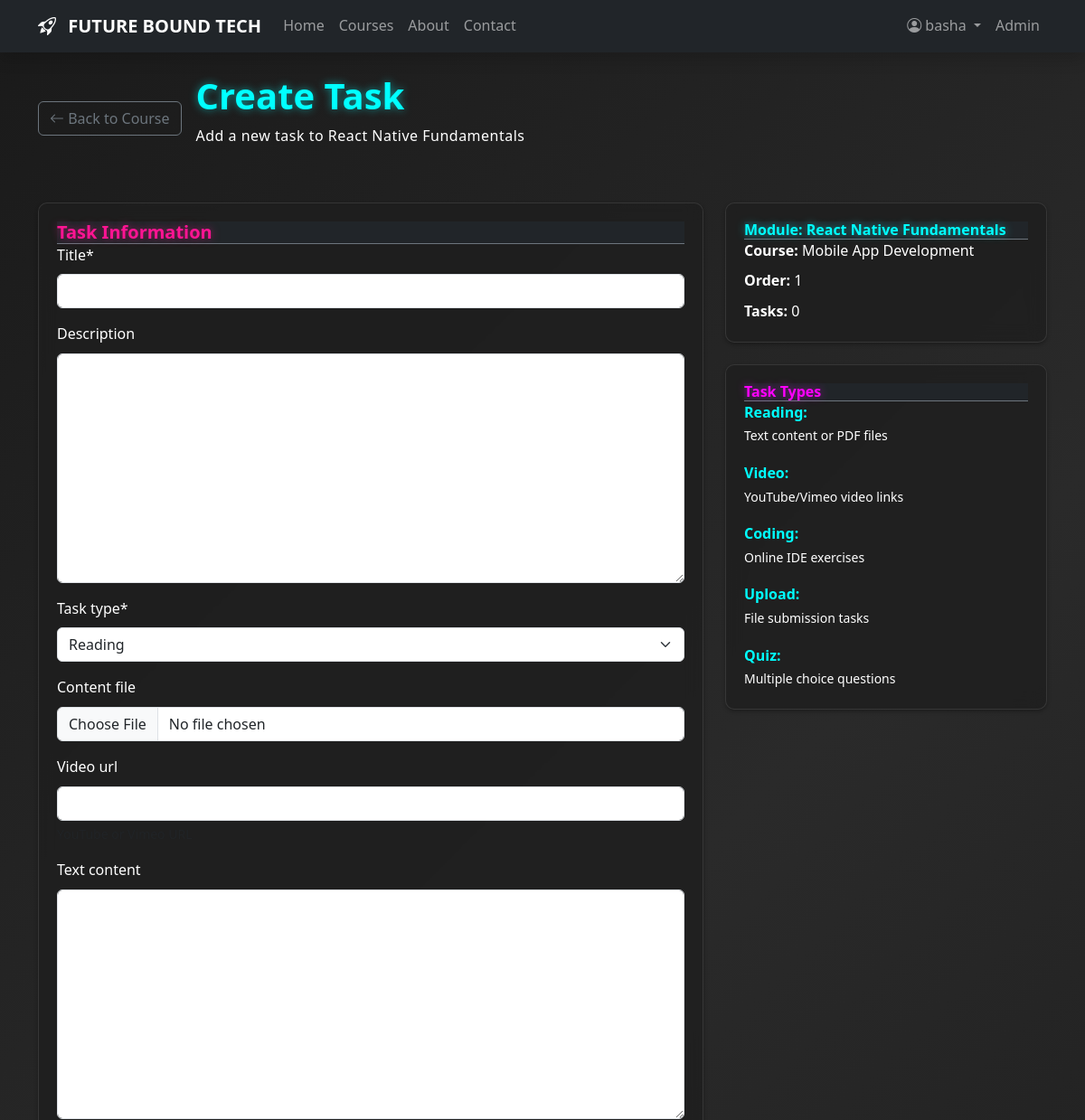
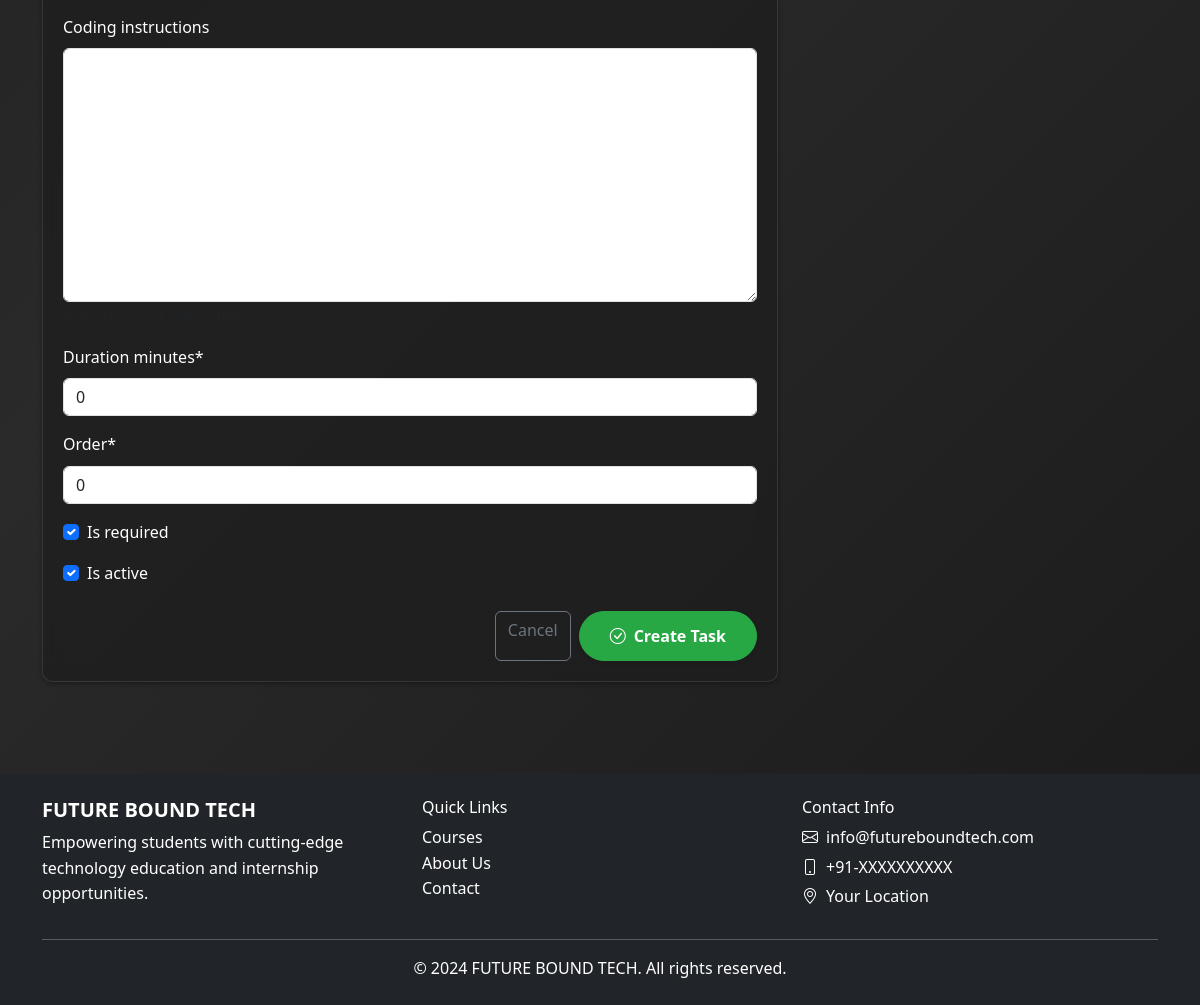
The page /admin_dashboard/modules/46/tasks/create/ (signed in) on the database its author committed (2 pictures, top to bottom).
### App2/models.py (models this page shows, shortened)
class Module(models.Model):
    course = models.ForeignKey(Course, related_name='modules', on_delete=models.CASCADE)
    title = models.CharField(max_length=200)
    description = models.TextField(blank=True)
    order = models.PositiveIntegerField(default=0)
    is_active = models.BooleanField(default=True)
    created_at = models.DateTimeField(default=timezone.now)
    class Meta:
        ordering = ['order']
        unique_together = ['course', 'order']

class Course(models.Model):
    COURSE_TYPES = [
        ('free', 'Free'),
        ('premium', 'Premium'),
    ]
    CATEGORY_TYPES = [
        ('knowledge', 'Knowledge Course'),
        ('internship', 'Internship'),
        ('project', 'Project'),
        ('specialization', 'Specialization'),
    ]
    title = models.CharField(max_length=200)
    slug = models.SlugField(unique=True, blank=True)
    description = models.TextField()
    short_description = models.CharField(max_length=300)
    thumbnail = models.ImageField(upload_to='courses/thumbnails/')
    cover_image = models.ImageField(upload_to='courses/covers/', blank=True, null=True)
    course_type = models.CharField(max_length=10, choices=COURSE_TYPES, default='free')
    price = models.DecimalField(max_digits=10, decimal_places=2, default=0.00)
    category = models.CharField(max_length=20, choices=CATEGORY_TYPES, default='knowledge')
    level = models.CharField(max_length=50, choices=[
        ('beginner', 'Beginner'),
        ('intermediate', 'Intermediate'),
        ('advanced', 'Advanced')
    ], default='beginner')
    duration_hours = models.PositiveIntegerField(default=0)
    instructor = models.CharField(max_length=100)
    prerequisites = models.TextField(blank=True)
    learning_objectives = models.TextField(blank=True)
    is_active = models.BooleanField(default=True)
    created_at = models.DateTimeField(default=timezone.now)
    updated_at = models.DateTimeField(auto_now=True)

### App2/views.py (the view)
# urls.py: path('admin_dashboard/modules/<int:module_id>/tasks/create/', admin_task_create, name='admin_task_create'),
def admin_task_create(request, module_id):
    if not request.user.is_superuser:
        messages.error(request, 'Access denied. Admin privileges required.')
        return redirect('home')
    module = get_object_or_404(Module, id=module_id)
    course = module.course
    if request.method == 'POST':
        form = TaskForm(request.POST, request.FILES)
        if form.is_valid():
            task = form.save(commit=False)
            task.module = module
            task.save()
            messages.success(request, f'Task "{task.title}" created successfully!')
            return redirect('admin_course_detail', course_id=course.id)
    else:
        form = TaskForm()
    context = {
        'task_form': form,
        'module': module,
        'course': course,
        'title': 'Create Task'
    }
    return render(request, 'admin/task_form.html', context)

### App2/forms.py
class TaskForm(forms.ModelForm):
    class Meta:
        model = Task
        fields = ['title', 'description', 'task_type', 'content_file', 'video_url',
                 'text_content', 'coding_instructions', 'duration_minutes', 'order',
                 'is_required', 'is_active']
    def __init__(self, *args, **kwargs):
        super().__init__(*args, **kwargs)
        self.helper = FormHelper()
        self.helper.form_method = 'post'
        self.helper.layout = Layout(
            Fieldset(
                'Task Information',
                'title',
                'description',
                'task_type',
                'content_file',
                'video_url',
                'text_content',
                'coding_instructions',
                'duration_minutes',
                'order',
                'is_required',
                'is_active',
            ),
            ButtonHolder(
                Submit('submit', 'Save Task', css_class='btn btn-primary')
            )
        )

### templates/admin/task_form.html (shortened to what this page needs)
{% extends 'base.html' %}
{% load static %}
{% load crispy_forms_tags %}
{% block content %}
<div class="container py-4">
    <div class="row mb-4">
        <div class="col">
            <div class="d-flex align-items-center">
                <a href="{% url 'admin_course_detail' course.id %}" class="btn btn-outline-secondary me-3">
                    <i class="bi bi-arrow-left"></i> Back to Course
                </a>
                <div>
                    <h1 class="neon-glow mb-2">Create Task</h1>
                    <p class="text-light cyber-text">Add a new task to {{ module.title }}</p>
                </div>
            </div>
        </div>
    </div>
    <div class="row">
        <div class="col-lg-8">
            <div class="cyber-card">
                <div class="card-header bg-dark border-bottom border-secondary">
                    <h5 class="mb-0 neon-pink">Task Information</h5>
                </div>
                <div class="card-body">
                    <form method="post" enctype="multipart/form-data">
                        {{ task_form|crispy }}
                        <div class="d-flex justify-content-end mt-4">
                            <a href="{% url 'admin_course_detail' course.id %}" class="btn btn-outline-secondary me-2">
                                Cancel
                            </a>
                            <button type="submit" class="btn btn-custom cyber-btn">
                                <i class="bi bi-check-circle me-2"></i>Create Task
                            </button>
                        </div>
                    </form>
                </div>
            </div>
        </div>
        <div class="col-lg-4">
            <div class="cyber-card mb-4">
                <div class="card-header bg-dark border-bottom border-secondary">
                    <h6 class="mb-0 neon-glow">Module: {{ module.title }}</h6>
                </div>
                <div class="card-body">
                    <p class="text-light mb-2"><strong>Course:</strong> {{ course.title }}</p>
                    <p class="text-light mb-2"><strong>Order:</strong> {{ module.order }}</p>
                    <p class="text-light mb-0"><strong>Tasks:</strong> {{ module.tasks.count }}</p>
                </div>
            </div>
            <div class="cyber-card">
                <div class="card-header bg-dark border-bottom border-secondary">
                    <h6 class="mb-0 neon-purple">Task Types</h6>
                </div>
                <div class="card-body">
                    <div class="mb-3">
                        <strong class="text-cyan">Reading:</strong>
                        <br><small class="text-light">Text content or PDF files</small>
                    </div>
                    <div class="mb-3">
                        <strong class="text-cyan">Video:</strong>
                        <br><small class="text-light">YouTube/Vimeo video links</small>
                    </div>
                    <div class="mb-3">
                        <strong class="text-cyan">Coding:</strong>
                        <br><small class="text-light">Online IDE exercises</small>
                    </div>
                    <div class="mb-3">
                        <strong class="text-cyan">Upload:</strong>
                        <br><small class="text-light">File submission tasks</small>
                    </div>
                    <div class="mb-0">
                        <strong class="text-cyan">Quiz:</strong>
                        <br><small class="text-light">Multiple choice questions</small>
                    </div>
                </div>
            </div>
        </div>
    </div>
</div>
{% endblock %}

### templates/base.html (shortened to what this page needs)
{% load static %}
<!DOCTYPE html>
<html lang="en">
<head>
    <link href="https://cdn.jsdelivr.net/npm/bootstrap@5.3.0/dist/css/bootstrap.min.css" rel="stylesheet">
    <link rel="stylesheet" href="https://cdn.jsdelivr.net/npm/bootstrap-icons@1.10.0/font/bootstrap-icons.css">
    <link rel="stylesheet" href="{% static 'css/style.css' %}">
</head>
<body>
    <nav class="navbar navbar-expand-lg navbar-dark bg-dark shadow">
        <div class="container">
            <a class="navbar-brand fw-bold" href="{% url 'home' %}">
                <i class="bi bi-rocket-takeoff me-2"></i>
                FUTURE BOUND TECH
            </a>
            <div class="collapse navbar-collapse" id="navbarNav">
                <ul class="navbar-nav me-auto">
                    <li class="nav-item">
                        <a class="nav-link" href="{% url 'home' %}">Home</a>
                    </li>
                    <li class="nav-item">
                        <a class="nav-link" href="{% url 'course_list' %}">Courses</a>
                    </li>
                    <li class="nav-item">
                        <a class="nav-link" href="{% url 'about' %}">About</a>
                    </li>
                    <li class="nav-item">
                        <a class="nav-link" href="{% url 'contact' %}">Contact</a>
                    </li>
                </ul>
                <ul class="navbar-nav">
                    {% if user.is_authenticated %}
                        <li class="nav-item dropdown">
                            <a class="nav-link dropdown-toggle" href="#" id="userDropdown" role="button" data-bs-toggle="dropdown">
                                <i class="bi bi-person-circle me-1"></i>{{ user.username }}
                            </a>
                        </li>
                        {% if user.is_superuser %}
                        <li class="nav-item">
                            <a class="nav-link" href="/admin/">Admin</a>
                        </li>
                        {% endif %}
                    {% endif %}
                </ul>
            </div>
        </div>
    </nav>
    <main class="flex-grow-1">
        {% block content %}{% endblock %}
    </main>
    <footer class="bg-dark text-white py-4 mt-5">
        <div class="container">
            <div class="row">
                <div class="col-md-4">
                    <h5 class="fw-bold">FUTURE BOUND TECH</h5>
                    <p>Empowering students with cutting-edge technology education and internship opportunities.</p>
                </div>
                <div class="col-md-4">
                    <h6>Quick Links</h6>
                    <ul class="list-unstyled">
                        <li><a href="{% url 'course_list' %}" class="text-white text-decoration-none">Courses</a></li>
                        <li><a href="{% url 'about' %}" class="text-white text-decoration-none">About Us</a></li>
                        <li><a href="{% url 'contact' %}" class="text-white text-decoration-none">Contact</a></li>
                    </ul>
                </div>
                <div class="col-md-4">
                    <h6>Contact Info</h6>
                    <p class="mb-1"><i class="bi bi-envelope me-2"></i>info@futureboundtech.com</p>
                    <p class="mb-1"><i class="bi bi-phone me-2"></i>+91-XXXXXXXXXX</p>
                    <p class="mb-0"><i class="bi bi-geo-alt me-2"></i>Your Location</p>
                </div>
            </div>
            <hr>
            <div class="text-center">
                <p class="mb-0">&copy; 2024 FUTURE BOUND TECH. All rights reserved.</p>
            </div>
        </div>
    </footer>
</body>
</html>

### static/css/style.css (style rules this page uses)
body { background: linear-gradient(135deg, #1a1a1a 0%, #2a2a2a 50%, #1a1a1a 100%); background-attachment: fixed; color: #ffffff; font-family: 'Segoe UI', Tahoma, Geneva, Verdana, sans-serif; line-height: 1.6; margin: 0; padding: 0; }
.neon-glow { font-weight: bold; color: #00ffff; text-shadow: 0 0 10px rgba(0, 255, 255, 0.5); }
.neon-purple { font-weight: bold; color: #ff00ff; text-shadow: 0 0 10px rgba(255, 0, 255, 0.5); }
.neon-pink { font-weight: bold; color: #ff1493; text-shadow: 0 0 10px rgba(255, 20, 147, 0.5); }
.btn-custom { background: #28a745; border: 1px solid #28a745; border-radius: 25px; color: white; padding: 12px 30px; font-weight: 600; transition: all 0.3s ease; box-shadow: 0 2px 4px rgba(0,0,0,0.1); }
.scroll-animate { animation: fadeInUp 0.8s ease-out; }
.cyber-card { background: rgba(30, 30, 30, 0.8); backdrop-filter: blur(10px); border: 1px solid rgba(255, 255, 255, 0.1); border-radius: 10px; padding: 20px; margin: 20px 0; position: relative; overflow: hidden; box-shadow: 0 2px 4px rgba(0,0,0,0.3); transition: all 0.3s ease; }
@media (max-width: 1200px) { .cyber-card { padding: 20px; } }
.cyber-text { font-family: 'Segoe UI', Tahoma, Geneva, Verdana, sans-serif; letter-spacing: 0.5px; font-weight: 500; color: #ffffff; }
.text-light { color: #ffffff !important; }
.text-cyan { color: #00ffff !important; }
.text-white { color: #ffffff !important; }
.cyber-btn { position: relative; overflow: hidden; transition: all 0.3s ease; }
.btn-custom, .btn-danger-custom { display: inline-flex; align-items: center; justify-content: center; text-align: center; white-space: nowrap; }
html { scroll-behavior: smooth; }

### rows shown on the page
Module: title "React Native Fundamentals", order "1", tasks.count "0"
Course: title "Mobile App Development"

### other values the page prints
{{ user.username }} "basha"
